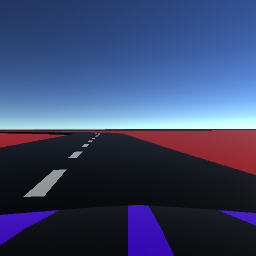
#> input picture result.png, 256 x 256 px
$ python lane_detection_test.py
#> lines starting #> are read from the running program, lines starting #| are printed output that depends on the picture; after the words box and inside, x2 and y2 are one past the last pixel; in counts of white or black regions, pixels touching at a corner belong together
#> further down, image is the input picture: shape (256, 256, 3); mean B, G, R 107, 69.6, 58.1
import cv2
import numpy as np
import matplotlib.pyplot as plt


def make_coordinates(image, line_parameter):
    slope, intercept = line_parameter;
    y1 = image.shape[0]
    y2 = int(y1*(3/5))
    x1 = int((y1 - intercept)/slope)
    x2 = int((y2 - intercept)/slope)
    return np.array([x1, y1, x2, y2]);

def average_slope_intercept(image, lines):
    left_fit = []
    right_fit = []

    for line in lines:
        x1, y1, x2, y2 = line.reshape(4);
        parameters = np.polyfit((x1, x2), (y1, y2), 1);
        slope = parameters[0]
        intercept = parameters[1]
        if (slope < 0):
            left_fit.append((slope, intercept))
        else:
            right_fit.append((slope, intercept))
    left_fit_average = np.average(left_fit, axis=0);
    right_fit_average = np.average(right_fit, axis=0)
    left_line = make_coordinates(image, left_fit_average);
    right_line = make_coordinates(image, right_fit_average);
    return np.array([left_line, right_line]);


def canny(image):
    gray = cv2.cvtColor(image, cv2.COLOR_RGB2GRAY)
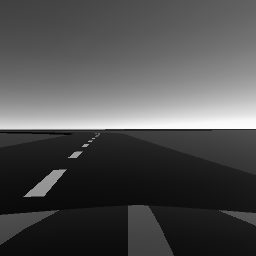
#> gray: shape (256, 256); min 3, max 252, mean 79.5
    blur = cv2.GaussianBlur(gray, (5, 5), 0)
    canny = cv2.Canny(blur, 50, 150)
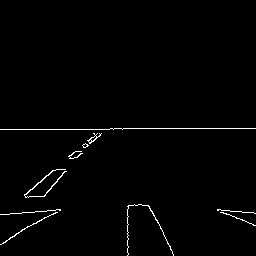
#> canny: shape (256, 256); 1.3% white in thin lines or dots, all inside (x1, y1, x2, y2) = (0, 128, 256, 256)
    return canny;

def display_lines(image, lines):
    line_image = np.zeros_like(image)
    if lines is not None:
        for x1, y1, x2, y2 in lines:
            cv2.line(line_image, (x1, y1), (x2, y2), (255, 0, 0), 2)
    return line_image

def region_of_interest(image):
    height = image.shape[0]
#> height = 256
    polygons = np.array([[(0, 162), (256, 162), (125, 124)]])
    mask = np.zeros_like(image)
    cv2.fillPoly(mask, [polygons], 255)
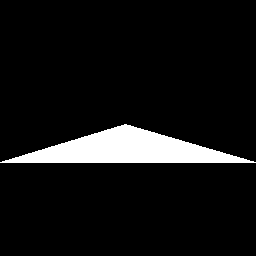
#> mask: shape (256, 256); 7.8% white; 1 white region, box (x1, y1, x2, y2) and area: (0, 124, 256, 163) 5101
    masked_image = cv2.bitwise_and(image, mask)
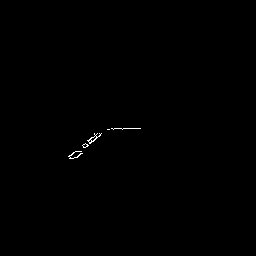
#> masked_image: shape (256, 256); 0.19% white in thin lines or dots, all inside (x1, y1, x2, y2) = (68, 128, 141, 159)
    return masked_image;

image = cv2.imread('result.png')
lane_image = np.copy(image)
canny_image = canny(lane_image)
cropped_image = region_of_interest(canny_image)
lines = cv2.HoughLinesP(cropped_image, 2, np.pi/180, 10, np.array([]), minLineLength=1, maxLineGap=5)
#> lines = [[84, 144, 97, 133], [75, 157, 81, 153], [83, 146, 90, 143], [111, 128, 140, 128], [87, 146, 96, 137], [93, 141, 101, 133], [71, 155, 75, 151], [91, 137, 94, 134], [88, 140, 94, 133], [99, 136, 100, 135], [81, 151, 99, 133]]
averaged_lines = average_slope_intercept(lane_image, lines)
#> the loop in average_slope_intercept, `for line in lines:` made 11 passes
#> (x1, y1, x2, y2, slope, intercept) on passes 1 to 11: (84, 144, 97, 133, -0.846, 215.1), (75, 157, 81, 153, -0.667, 207), (83, 146, 90, 143, -0.429, 181.6), (111, 128, 140, 128, 9.68e-16, 128), (87, 146, 96, 137, -1, 233), (93, 141, 101, 133, -1, 234), (71, 155, 75, 151, -1, 226), (91, 137, 94, 134, -1, 228), (88, 140, 94, 133, -1.17, 242.7), (99, 136, 100, 135, -1, 235), (81, 151, 99, 133, -1, 232)
#> after the loop in average_slope_intercept, `for line in lines:`: left_fit = [(-0.846, 215.1), (-0.667, 207), (-0.429, 181.6), (-1, 233), (-1, 234), (-1, 226), (-1, 228), (-1.17, 242.7), (-1, 235), (-1, 232)]; right_fit = [(9.68e-16, 128)]
#> in average_slope_intercept, `left_fit_average = np.average(left_fit, axis=0);`: left_fit_average = [-0.911, 223.4]
#> in average_slope_intercept, `right_fit_average = np.average(right_fit, axis=0)`: right_fit_average = [9.68e-16, 128]
#> in make_coordinates, `slope, intercept = line_parameter;`: slope = -0.911; intercept = 223.4
#> in make_coordinates, `x1 = int((y1 - intercept)/slope)`: x1 = -35
#> in make_coordinates, `x2 = int((y2 - intercept)/slope)`: x2 = 77
#> in average_slope_intercept, `left_line = make_coordinates(image, left_fit_average);`: left_line = [-35, 256, 77, 153]
#> in average_slope_intercept, `right_line = make_coordinates(image, right_fit_average);`: right_line = [132215176953604784, 256, 25823276748751124, 153]
#> averaged_lines = [[-35, 256, 77, 153], [132215176953604784, 256, 25823276748751124, 153]]
#> the loop in display_lines, `for x1, y1, x2, y2 in lines:` made 2 passes
#> (the run stopped early here; a loop or call above may not have finished)
